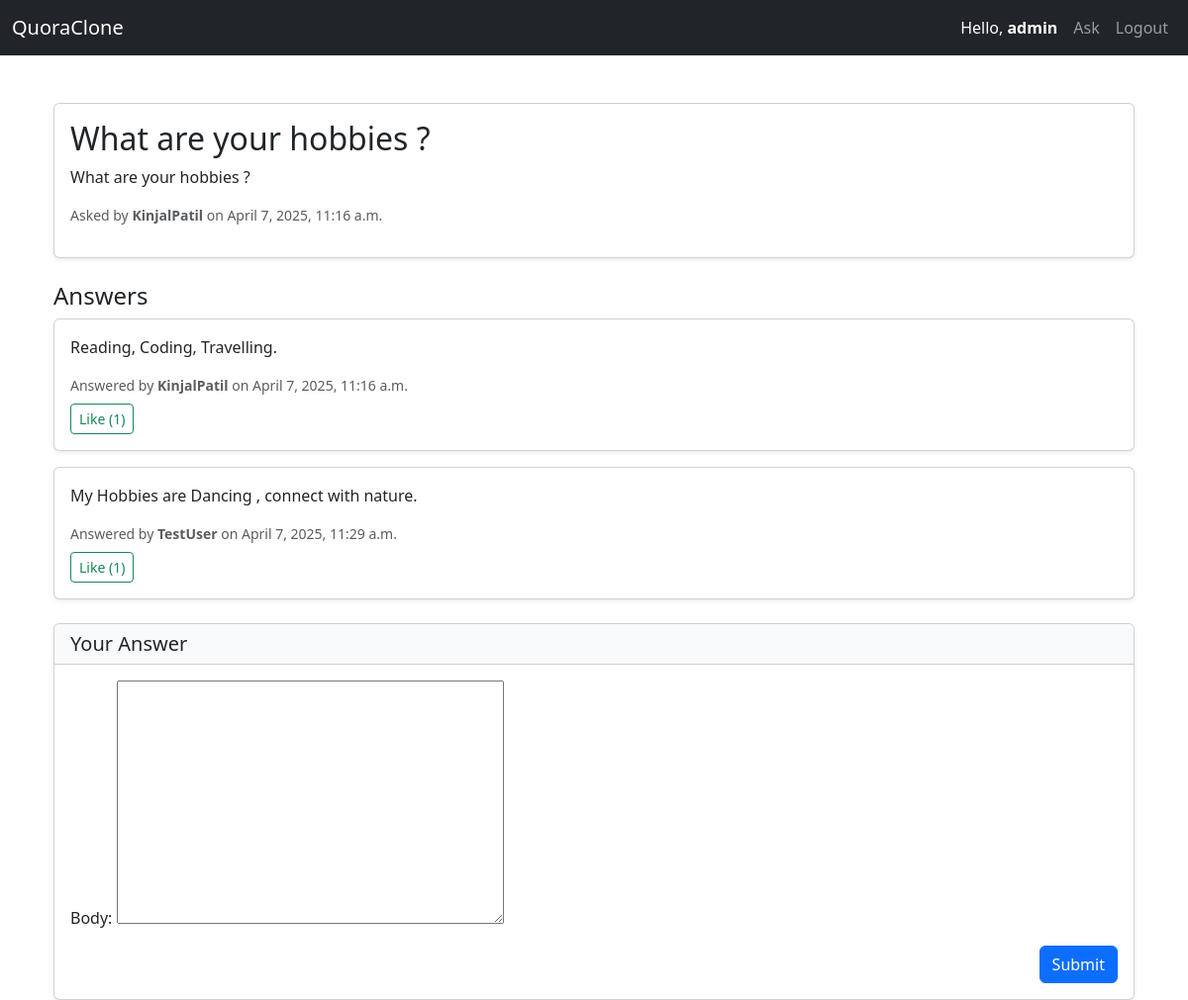
Page /question/2/ (signed in) on the committed database.
### core/models.py (models this page shows, shortened)
class Question(models.Model):
    title = models.CharField(max_length=255)
    body = models.TextField()
    user = models.ForeignKey(User, on_delete=models.CASCADE)
    created_at = models.DateTimeField(auto_now_add=True)

class Answer(models.Model):
    question = models.ForeignKey(Question, on_delete=models.CASCADE)
    body = models.TextField()
    user = models.ForeignKey(User, on_delete=models.CASCADE)
    created_at = models.DateTimeField(auto_now_add=True)

### core/views.py (the view, shortened to what this page needs)
# urls.py: path('question/<int:pk>/', QuestionDetailView.as_view(), name='question_detail'),
class QuestionDetailView(LoginRequiredMixin, DetailView):
    model = Question
    template_name = 'question_detail.html'
    login_url = '/accounts/login/'
    def get_context_data(self, **kwargs):
        context = super().get_context_data(**kwargs)
        context['answers'] = Answer.objects.filter(question=self.object)
        context['form'] = AnswerForm()
        return context

### core/forms.py
class AnswerForm(forms.ModelForm):
    class Meta:
        model = Answer
        fields = ['body']

### core/templates/question_detail.html (shortened to what this page needs)
{% extends 'base.html' %}
{% block content %}
<div class="container mt-5">
  <div class="card mb-4 shadow-sm">
    <div class="card-body">
      <h2 class="card-title">{{ question.title }}</h2>
      <p class="card-text">{{ question.body }}</p>
      <p class="text-muted small">
        Asked by <strong>{{ question.user.username }}</strong> on {{ question.created_at|date:"F j, Y, g:i a" }}
      </p>
    </div>
  </div>
  <div class="mb-4">
    <h4>Answers</h4>
    {% for answer in answers %}
    <div class="card mb-3 shadow-sm">
      <div class="card-body">
        <p class="card-text">{{ answer.body }}</p>
        <p class="text-muted small mb-2">
          Answered by <strong>{{ answer.user.username }}</strong> on {{ answer.created_at|date:"F j, Y, g:i a" }}
        </p>
        <div class="d-flex align-items-center">
          <form method="post" action="{% url 'like_answer' answer.pk %}" class="me-2">
            <button class="btn btn-sm btn-outline-success">Like ({{ answer.like_set.count }})</button>
          </form>
        </div>
      </div>
    </div>
    {% empty %}
    <p class="text-muted">No answers yet. Be the first to contribute!</p>
    {% endfor %}
  </div>
  <div class="card shadow-sm">
    <div class="card-header bg-light">
      <h5 class="mb-0">Your Answer</h5>
    </div>
    <div class="card-body">
      <form method="post">
        {{ form.as_p }}
        <div class="text-end">
          <button class="btn btn-primary" type="submit">Submit</button>
        </div>
      </form>
    </div>
  </div>
</div>
{% endblock %}

### core/templates/base.html (shortened to what this page needs)
<!DOCTYPE html>
<html lang="en">
<head>
    <link href="https://cdn.jsdelivr.net/npm/bootstrap@5.3.0/dist/css/bootstrap.min.css" rel="stylesheet">
</head>
<body>
<nav class="navbar navbar-expand-lg navbar-dark bg-dark mb-4">
  <div class="container-fluid">
    <a class="navbar-brand" href="/">QuoraClone</a>
    <div class="collapse navbar-collapse" id="navbarNav">
      <ul class="navbar-nav ms-auto align-items-center">
        {% if user.is_authenticated %}
        <li class="nav-item me-2">
          <span class="navbar-text text-white">
            Hello, <strong>{{ user.username }}</strong>
          </span>
        </li>
        <li class="nav-item"><a class="nav-link" href="/ask/">Ask</a></li>
        <li class="nav-item"><a class="nav-link" href="/accounts/logout/">Logout</a></li>
        {% else %}
        <li class="nav-item"><a class="nav-link" href="/accounts/login/">Login</a></li>
        <li class="nav-item"><a class="nav-link" href="/accounts/signup/">Register</a></li>
        {% endif %}
      </ul>
    </div>
  </div>
</nav>
<div class="container">
    {% block content %}{% endblock %}
</div>
</body>
</html>

### rows in the picture
Question: title "What are your hobbies ?", body "What are your hobbies ?", user.username "KinjalPatil", created_at "April 7, 2025, 11:16 a.m."
Answer: body "Reading, Coding, Travelling.", user.username "KinjalPatil", created_at "April 7, 2025, 11:16 a.m.", like_set.count "1"
Answer: body "My Hobbies are Dancing , connect with nature.", user.username "TestUser", created_at "April 7, 2025, 11:29 a.m.", like_set.count "1"

### other values in the picture
{{ user.username }} "admin"
